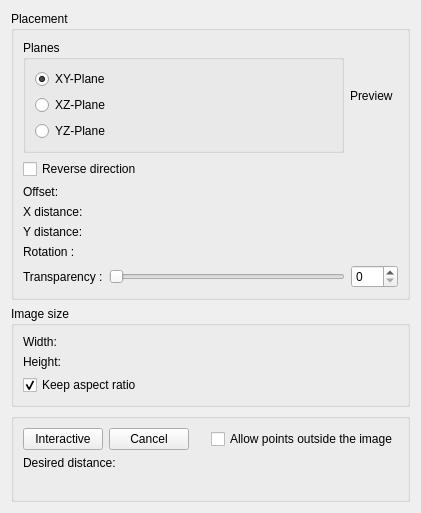
<?xml version="1.0" encoding="UTF-8"?>
<ui version="4.0">
 <class>Gui::TaskImage</class>
 <widget class="QWidget" name="Gui::TaskImage">
  <property name="geometry">
   <rect>
    <x>0</x>
    <y>0</y>
    <width>421</width>
    <height>267</height>
   </rect>
  </property>
  <property name="windowTitle">
   <string>Image plane settings</string>
  </property>
  <layout class="QGridLayout" name="gridLayout_5">
   <item row="0" column="0">
    <widget class="QGroupBox" name="placementGroupBox">
     <property name="title">
      <string>Placement</string>
     </property>
     <layout class="QGridLayout" name="gridLayout_6">
      <item row="0" column="0" colspan="2">
       <layout class="QGridLayout" name="gridLayout_8">
        <item row="0" column="0">
         <widget class="QGroupBox" name="groupBox">
          <property name="title">
           <string>Planes</string>
          </property>
          <layout class="QVBoxLayout" name="verticalLayout">
           <item>
            <widget class="QRadioButton" name="XY_radioButton">
             <property name="text">
              <string>XY-Plane</string>
             </property>
             <property name="checked">
              <bool>true</bool>
             </property>
            </widget>
           </item>
           <item>
            <widget class="QRadioButton" name="XZ_radioButton">
             <property name="text">
              <string>XZ-Plane</string>
             </property>
            </widget>
           </item>
           <item>
            <widget class="QRadioButton" name="YZ_radioButton">
             <property name="text">
              <string>YZ-Plane</string>
             </property>
            </widget>
           </item>
          </layout>
         </widget>
        </item>
        <item row="0" column="1">
         <widget class="QLabel" name="previewLabel">
          <property name="minimumSize">
           <size>
            <width>48</width>
            <height>48</height>
           </size>
          </property>
          <property name="maximumSize">
           <size>
            <width>48</width>
            <height>48</height>
           </size>
          </property>
          <property name="text">
           <string notr="true">Preview</string>
          </property>
         </widget>
        </item>
       </layout>
      </item>
      <item row="1" column="0" colspan="2">
       <widget class="QCheckBox" name="Reverse_checkBox">
        <property name="text">
         <string>Reverse direction</string>
        </property>
       </widget>
      </item>
      <item row="2" column="0">
       <widget class="QLabel" name="labelZ">
        <property name="text">
         <string>Offset:</string>
        </property>
       </widget>
      </item>
      <item row="2" column="1">
       <widget class="Gui::QuantitySpinBox" name="spinBoxZ">
        <property name="unit" stdset="0">
         <string notr="true">mm</string>
        </property>
        <property name="minimum" stdset="0">
         <double>-999999999.000000000000000</double>
        </property>
        <property name="maximum" stdset="0">
         <double>999999999.000000000000000</double>
        </property>
       </widget>
      </item>
      <item row="3" column="0">
       <widget class="QLabel" name="labelX">
        <property name="text">
         <string>X distance:</string>
        </property>
       </widget>
      </item>
      <item row="3" column="1">
       <widget class="Gui::QuantitySpinBox" name="spinBoxX">
        <property name="unit" stdset="0">
         <string notr="true">mm</string>
        </property>
        <property name="minimum" stdset="0">
         <double>-999999999.000000000000000</double>
        </property>
        <property name="maximum" stdset="0">
         <double>999999999.000000000000000</double>
        </property>
       </widget>
      </item>
      <item row="4" column="0">
       <widget class="QLabel" name="labelY">
        <property name="text">
         <string>Y distance:</string>
        </property>
       </widget>
      </item>
      <item row="4" column="1">
       <widget class="Gui::QuantitySpinBox" name="spinBoxY">
        <property name="unit" stdset="0">
         <string notr="true">mm</string>
        </property>
        <property name="minimum" stdset="0">
         <double>-999999999.000000000000000</double>
        </property>
        <property name="maximum" stdset="0">
         <double>999999999.000000000000000</double>
        </property>
       </widget>
      </item>
      <item row="5" column="0">
       <widget class="QLabel" name="labelRotation">
        <property name="text">
         <string>Rotation :</string>
        </property>
       </widget>
      </item>
      <item row="5" column="1">
       <widget class="Gui::QuantitySpinBox" name="spinBoxRotation">
        <property name="unit" stdset="0">
         <string notr="true">deg</string>
        </property>
       </widget>
      </item>
      <item row="6" column="0">
       <widget class="QLabel" name="labelTransparency">
        <property name="text">
         <string>Transparency :</string>
        </property>
       </widget>
      </item>
      <item row="6" column="1">
       <layout class="QHBoxLayout">
        <item>
         <widget class="QSlider" name="sliderTransparency">
          <property name="maximum">
           <number>100</number>
          </property>
          <property name="orientation">
           <enum>Qt::Horizontal</enum>
          </property>
         </widget>
        </item>
        <item>
         <widget class="QSpinBox" name="spinBoxTransparency">
          <property name="value">
           <number>0</number>
          </property>
          <property name="minimum">
           <number>0</number>
          </property>
          <property name="maximum">
           <number>100</number>
          </property>
         </widget>
        </item>
       </layout>
      </item>
     </layout>
    </widget>
   </item>
   <item row="1" column="0">
    <widget class="QGroupBox" name="groupBox1">
     <property name="title">
      <string>Image size</string>
     </property>
     <layout class="QGridLayout" name="gridLayout_2">
      <item row="0" column="0">
       <layout class="QGridLayout" name="gridLayout">
        <item row="0" column="0">
         <widget class="QLabel" name="label">
          <property name="text">
           <string>Width:</string>
          </property>
         </widget>
        </item>
        <item row="0" column="1">
         <widget class="Gui::QuantitySpinBox" name="spinBoxWidth">
          <property name="unit" stdset="0">
           <string notr="true">mm</string>
          </property>
          <property name="minimum"  stdset="0">
           <double>0.00000001</double>
          </property>
          <property name="maximum"  stdset="0">
           <double>999999999.000000000000000</double>
          </property>
         </widget>
        </item>
        <item row="1" column="0">
         <widget class="QLabel" name="label_2">
          <property name="text">
           <string>Height:</string>
          </property>
         </widget>
        </item>
        <item row="1" column="1">
         <widget class="Gui::QuantitySpinBox" name="spinBoxHeight">
          <property name="unit" stdset="0">
           <string notr="true">mm</string>
          </property>
          <property name="minimum"  stdset="0">
           <double>0.00000001</double>
          </property>
          <property name="maximum"  stdset="0">
           <double>999999999.000000000000000</double>
          </property>
         </widget>
        </item>
       </layout>
      </item>
      <item row="1" column="0">
       <widget class="QCheckBox" name="checkBoxRatio">
        <property name="text">
         <string>Keep aspect ratio</string>
        </property>
        <property name="checked">
         <bool>true</bool>
        </property>
       </widget>
      </item>
     </layout>
    </widget>
   </item>
   <item row="2" column="0">
    <widget class="QGroupBox" name="groupBox_2">
     <property name="title">
      <string/>
     </property>
     <layout class="QGridLayout" name="gridLayout_3">
      <item row="0" column="0">
       <layout class="QHBoxLayout" name="horizontalLayout">
        <item>
         <widget class="QPushButton" name="pushButtonScale">
          <property name="toolTip">
           <string>Interactively scale the image</string>
          </property>
          <property name="text">
           <string>Interactive</string>
          </property>
         </widget>
        </item>
        <item>
         <widget class="QPushButton" name="pushButtonCancel">
          <property name="text">
           <string>Cancel</string>
          </property>
         </widget>
        </item>
        <item>
         <spacer name="horizontalSpacer">
          <property name="orientation">
           <enum>Qt::Horizontal</enum>
          </property>
          <property name="sizeHint" stdset="0">
           <size>
            <width>136</width>
            <height>20</height>
           </size>
          </property>
         </spacer>
        </item>
        <item>
         <widget class="QCheckBox" name="checkBoxOutside">
          <property name="sizePolicy">
           <sizepolicy hsizetype="MinimumExpanding" vsizetype="Fixed">
            <horstretch>0</horstretch>
            <verstretch>0</verstretch>
           </sizepolicy>
          </property>
          <property name="text">
           <string>Allow points outside the image</string>
          </property>
         </widget>
        </item>
       </layout>
      </item>
      <item row="1" column="0">
       <layout class="QHBoxLayout" name="horizontalLayout_2">
        <item>
         <widget class="QLabel" name="labelDistance">
          <property name="text">
           <string>Desired distance:</string>
          </property>
         </widget>
        </item>
        <item>
         <widget class="Gui::QuantitySpinBox" name="quantitySpinBox">
          <property name="enabled">
           <bool>false</bool>
          </property>
          <property name="unit" stdset="0">
           <string notr="true">mm</string>
          </property>
         </widget>
        </item>
       </layout>
      </item>
      <item row="2" column="0">
       <widget class="QLabel" name="labelInstruction">
        <property name="text">
         <string/>
        </property>
       </widget>
      </item>
     </layout>
    </widget>
   </item>
  </layout>
 </widget>
 <customwidgets>
  <customwidget>
   <class>Gui::QuantitySpinBox</class>
   <extends>QWidget</extends>
   <header>Gui/QuantitySpinBox.h</header>
  </customwidget>
 </customwidgets>
 <resources/>
 <connections/>
</ui>
